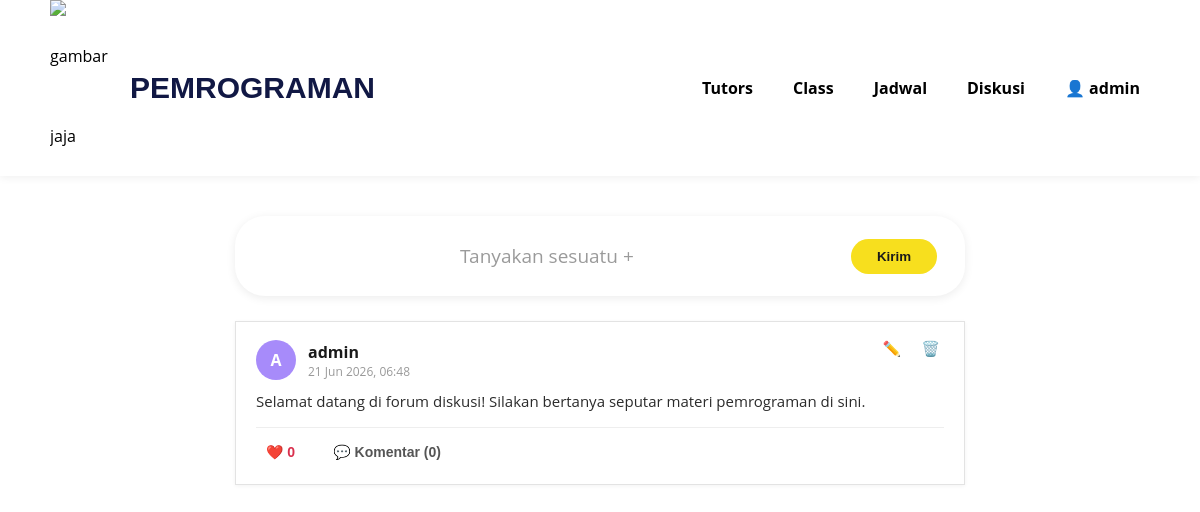
The page /board4.php (signed in) on the database its author committed.
### tables this page shows
CREATE TABLE `diskusi_post` (
  `id` int(11) NOT NULL AUTO_INCREMENT,
  `username` varchar(100) NOT NULL,
  `isi` text NOT NULL,
  `like_count` int(11) DEFAULT 0,
  `created_at` datetime DEFAULT current_timestamp(),
  PRIMARY KEY (`id`)
);

### board4.php (the view, shortened to what this page needs)
<?php
$username = htmlspecialchars($_SESSION['username']);
$conn = mysqli_connect("localhost", "root", "", "websiteku");
function getAvatarColor($name){
    $palette = [
        '#F87171', '#FB923C', '#FBBF24', '#34D399', '#22D3EE',
        '#60A5FA', '#A78BFA', '#F472B6', '#818CF8', '#4ADE80'
    ];
    $index = crc32($name) % count($palette);
    return $palette[$index];
}
function renderPosts($conn, $current_username){
    $html = '';
    $sqlPost = "SELECT * FROM diskusi_post ORDER BY id DESC";
    $resPost = mysqli_query($conn, $sqlPost);
    while($post = mysqli_fetch_assoc($resPost)){
        $post_id        = (int)$post['id'];
        $post_username  = htmlspecialchars($post['username']);
        $post_isi       = nl2br(htmlspecialchars($post['isi']));
        $post_isi_raw   = htmlspecialchars($post['isi'], ENT_QUOTES);
        $like_count     = (int)$post['like_count'];
        $waktu          = date("d M Y, H:i", strtotime($post['created_at']));
        $isOwner        = ($post['username'] === $current_username);
        $post_initial   = strtoupper(substr($post['username'], 0, 1));
        $post_avatar_bg = getAvatarColor($post['username']);
        $stmtLiked = $conn->prepare("SELECT COUNT(*) FROM diskusi_like WHERE post_id = ? AND username = ?");
        $stmtLiked->bind_param("is", $post_id, $current_username);
        $stmtLiked->execute();
        $stmtLiked->bind_result($likedCount);
        $hasLiked = $likedCount > 0;
        $sqlKomentar = "SELECT * FROM diskusi_komentar WHERE post_id = $post_id ORDER BY id ASC";
        $resKomentar = mysqli_query($conn, $sqlKomentar);
        $jumlahKomentar = mysqli_num_rows($resKomentar);
        $komentarHtml = '';
        $ownerActionsHtml = '';
        if($isOwner){
            $ownerActionsHtml = '
            <div class="post-owner-actions">
                <button class="btn-edit-post" data-id="' . $post_id . '" title="Edit">&#9999;&#65039;</button>
                <button class="btn-delete-post" data-id="' . $post_id . '" title="Hapus">&#128465;&#65039;</button>
            </div>';
        }
        $html .= '
        <div class="post" data-id="' . $post_id . '" data-raw="' . $post_isi_raw . '">
            ' . $ownerActionsHtml . '
            <div class="post-header">
                <div class="avatar" style="background:' . $post_avatar_bg . ';">' . $post_initial . '</div>
                <div class="post-meta">
                    <span class="username">' . $post_username . '</span>
                    <span class="post-time">' . $waktu . '</span>
                </div>
            </div>
            <div class="post-content">' . $post_isi . '</div>
            <div class="post-actions">
                <button class="btn-like' . ($hasLiked ? ' liked' : '') . '" data-id="' . $post_id . '" ' . ($hasLiked ? 'disabled' : '') . '>
                    <span class="icon-heart">&#10084;&#65039;</span>
                    <span class="like-count">' . $like_count . '</span>
                </button>
                <button class="btn-comment-toggle" data-id="' . $post_id . '">
                    &#128172; Komentar (' . $jumlahKomentar . ')
                </button>
            </div>
            <div class="comment-section" id="comment-section-' . $post_id . '">
                <div class="comment-list">' . $komentarHtml . '</div>
                <div class="comment-input-box">
                    <input type="text" class="comment-input" placeholder="Tulis komentar..." data-id="' . $post_id . '">
                    <button class="btn-send-comment" data-id="' . $post_id . '">Kirim</button>
                </div>
            </div>
        </div>';
    }
    return $html;
}
?>
<!DOCTYPE html>
<html lang="en">
<head>
     <link rel="stylesheet" href="allboard.css">
     <link rel="stylesheet" href="board4.css">
</head>
<body>
    <?php include("allboard.php"); ?>
    <div class="diskusi-page-wrapper">
        <div class="ask-box">
            <textarea id="post-input" class="ask-input" placeholder="Tanyakan sesuatu +" rows="1"></textarea>
            <button id="btn-send-post" class="btn-kirim">Kirim</button>
        </div>
        <div id="posts-container" class="posts-container">
            <?php echo renderPosts($conn, $username); ?>
        </div>
    </div>
</body>
</html>

### allboard.css (style rules this page uses)
* { text-decoration: none; margin: 0; padding: 0; box-sizing: border-box; }
html { scroll-behavior: smooth; overflow-y: scroll; }
body { margin: 0; padding: 0; font-family: 'Open Sans', sans-serif; background-image: url("https://img.magnific.com/free-vector/white-paint-background_78370-1963.jpg?semt=ais_hybrid&w=740&q=80"); background-size: cover; background-position: center; background-repeat: no-repeat; }
body::before { content: ""; position: fixed; top: 0; left: 0; width: 100%; height: 100%; background: rgba(255, 255, 255, 0.75); z-index: -1; }

### board4.css (style rules this page uses)
.diskusi-page-wrapper { width: 70%; max-width: 760px; margin: 40px auto 80px; padding: 0 15px; }
.ask-box { display: flex; align-items: center; justify-content: center; gap: 20px; background: #ffffff; border-radius: 30px; padding: 22px 28px; box-shadow: 0 2px 10px rgba(0,0,0,0.08); margin-bottom: 25px; min-height: 80px; }
.ask-input { flex: 1; align-self: center; width: 100%; border: none; outline: none; resize: none; font-size: 19px; font-family: inherit; background: transparent; max-height: 150px; overflow-y: auto; text-align: center; line-height: 1.4; }
.ask-input::placeholder { color: #9a9a9a; }
.btn-kirim { flex-shrink: 0; align-self: center; background: #F7DF1E; color: #1a1a1a; border: none; padding: 10px 26px; border-radius: 18px; font-weight: bold; cursor: pointer; transition: 0.2s; }
.posts-container { display: flex; flex-direction: column; gap: 18px; }
.post { position: relative; background: #ffffff; border: 1px solid #e3e3e3; border-radius: 0; padding: 18px 20px; box-shadow: 0 1px 4px rgba(0,0,0,0.05); }
.post-owner-actions { position: absolute; top: 14px; right: 16px; display: flex; gap: 4px; }
.btn-edit-post, .btn-delete-post { background: none; border: none; cursor: pointer; font-size: 15px; padding: 5px 8px; border-radius: 8px; line-height: 1; transition: 0.15s; }
.post-header { display: flex; align-items: center; gap: 12px; margin-bottom: 10px; }
.avatar { width: 40px; height: 40px; border-radius: 50%; background: #111844; flex-shrink: 0; display: flex; align-items: center; justify-content: center; color: #ffffff; font-weight: bold; font-size: 16px; text-transform: uppercase; }
.post-meta { display: flex; flex-direction: column; }
.post-meta .username { font-weight: bold; color: #1a1a1a; }
.post-time { font-size: 12px; color: #999; }
.post-content { font-size: 15px; color: #2b2b2b; line-height: 1.5; margin-bottom: 14px; word-wrap: break-word; }
.post-actions { display: flex; gap: 18px; border-top: 1px solid #eee; padding-top: 10px; }
.btn-like, .btn-comment-toggle { background: none; border: none; cursor: pointer; font-size: 14px; font-weight: bold; padding: 6px 10px; border-radius: 15px; transition: 0.15s; }
.btn-like { color: #d9304d; }
.icon-heart { display: inline-block; transition: transform 0.15s; }
.btn-comment-toggle { color: #555; }

### rows shown on the page
diskusi_post: username "A", username "admin", created_at "21 Jun 2026, 06:48", isi "Selamat datang di forum diskusi! Silakan bertanya seputar materi pemrograman di sini.", like_count "0"

### other values the page prints
$username "admin"
$jumlahKomentar "0"
